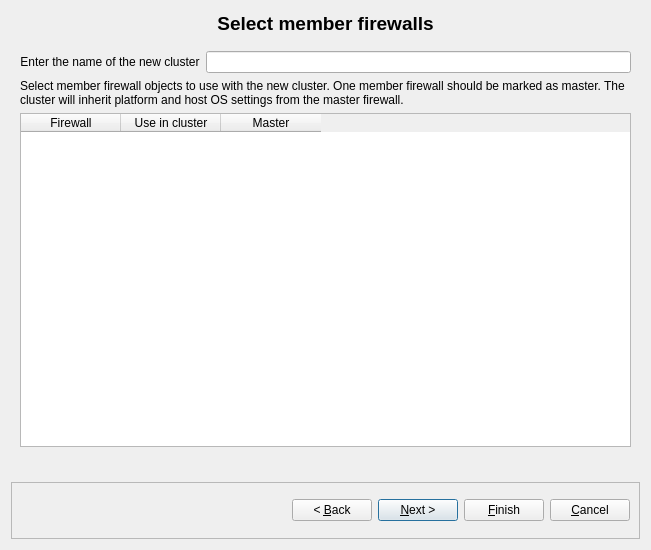
<?xml version="1.0" encoding="UTF-8"?>
<ui version="4.0">
 <class>newClusterDialog_q</class>
 <widget class="QDialog" name="newClusterDialog_q">
  <property name="windowModality">
   <enum>Qt::WindowModality::WindowModal</enum>
  </property>
  <property name="geometry">
   <rect>
    <x>0</x>
    <y>0</y>
    <width>651</width>
    <height>550</height>
   </rect>
  </property>
  <property name="windowTitle">
   <string>Create New Cluster</string>
  </property>
  <layout class="QGridLayout">
   <item row="0" column="0">
    <widget class="QLabel" name="titleLabel">
     <property name="sizePolicy">
      <sizepolicy hsizetype="MinimumExpanding" vsizetype="Fixed">
       <horstretch>0</horstretch>
       <verstretch>0</verstretch>
      </sizepolicy>
     </property>
     <property name="minimumSize">
      <size>
       <width>0</width>
       <height>25</height>
      </size>
     </property>
     <property name="font">
      <font>
       <pointsize>14</pointsize>
       <bold>true</bold>
      </font>
     </property>
     <property name="text">
      <string>Select member firewalls</string>
     </property>
     <property name="alignment">
      <set>Qt::AlignmentFlag::AlignCenter</set>
     </property>
    </widget>
   </item>
   <item row="1" column="0">
    <widget class="QStackedWidget" name="stackedWidget">
     <property name="minimumSize">
      <size>
       <width>500</width>
       <height>380</height>
      </size>
     </property>
     <property name="currentIndex">
      <number>0</number>
     </property>
     <!-- Page 1: Select member firewalls -->
     <widget class="QWidget" name="page_1">
      <layout class="QVBoxLayout" name="verticalLayout">
       <item>
        <layout class="QHBoxLayout" name="horizontalLayout">
         <item>
          <widget class="QLabel" name="label_name">
           <property name="text">
            <string>Enter the name of the new cluster</string>
           </property>
           <property name="alignment">
            <set>Qt::AlignmentFlag::AlignCenter</set>
           </property>
          </widget>
         </item>
         <item>
          <widget class="QLineEdit" name="obj_name">
           <property name="toolTip">
            <string>Name for the new cluster object</string>
           </property>
          </widget>
         </item>
        </layout>
       </item>
       <item>
        <widget class="QLabel" name="label_description">
         <property name="text">
          <string>Select member firewall objects to use with the new cluster. One member firewall should be marked as master. The cluster will inherit platform and host OS settings from the master firewall.</string>
         </property>
         <property name="wordWrap">
          <bool>true</bool>
         </property>
        </widget>
       </item>
       <item>
        <widget class="QTableWidget" name="firewallTable">
         <property name="toolTip">
          <string>Select at least two firewalls and designate one as master</string>
         </property>
         <property name="selectionMode">
          <enum>QAbstractItemView::SelectionMode::NoSelection</enum>
         </property>
         <property name="selectionBehavior">
          <enum>QAbstractItemView::SelectionBehavior::SelectRows</enum>
         </property>
         <property name="sortingEnabled">
          <bool>true</bool>
         </property>
         <property name="columnCount">
          <number>3</number>
         </property>
         <column>
          <property name="text">
           <string>Firewall</string>
          </property>
          <property name="toolTip">
           <string>Name of the firewall object</string>
          </property>
         </column>
         <column>
          <property name="text">
           <string>Use in cluster</string>
          </property>
          <property name="toolTip">
           <string>Check to include this firewall as a cluster member</string>
          </property>
         </column>
         <column>
          <property name="text">
           <string>Master</string>
          </property>
          <property name="toolTip">
           <string>Select which firewall should be the master. The cluster inherits platform and host OS from the master.</string>
          </property>
         </column>
        </widget>
       </item>
       <item>
        <widget class="QLabel" name="validationLabel">
         <property name="text">
          <string/>
         </property>
         <property name="wordWrap">
          <bool>true</bool>
         </property>
         <property name="styleSheet">
          <string>color: red;</string>
         </property>
        </widget>
       </item>
      </layout>
     </widget>
     <!-- Page 2: Summary -->
     <widget class="QWidget" name="page_2">
      <layout class="QVBoxLayout" name="verticalLayout_2">
       <item>
        <widget class="QLabel" name="label_summary_heading">
         <property name="sizePolicy">
          <sizepolicy hsizetype="Preferred" vsizetype="Maximum">
           <horstretch>0</horstretch>
           <verstretch>0</verstretch>
          </sizepolicy>
         </property>
         <property name="font">
          <font>
           <bold>true</bold>
          </font>
         </property>
         <property name="text">
          <string>Cluster summary:</string>
         </property>
        </widget>
       </item>
       <item>
        <widget class="QLabel" name="clusterName">
         <property name="text">
          <string>Name: </string>
         </property>
        </widget>
       </item>
       <item>
        <widget class="QGroupBox" name="groupBox">
         <property name="sizePolicy">
          <sizepolicy hsizetype="Preferred" vsizetype="Fixed">
           <horstretch>0</horstretch>
           <verstretch>0</verstretch>
          </sizepolicy>
         </property>
         <property name="minimumSize">
          <size>
           <width>0</width>
           <height>120</height>
          </size>
         </property>
         <property name="maximumSize">
          <size>
           <width>16777215</width>
           <height>150</height>
          </size>
         </property>
         <property name="title">
          <string>Firewalls used in this cluster</string>
         </property>
         <layout class="QVBoxLayout" name="verticalLayout_3">
          <item>
           <widget class="QLabel" name="firewallsList">
            <property name="font">
             <font>
              <family>monospace</family>
             </font>
            </property>
            <property name="text">
             <string/>
            </property>
           </widget>
          </item>
          <item>
           <spacer name="verticalSpacer_1">
            <property name="orientation">
             <enum>Qt::Orientation::Vertical</enum>
            </property>
            <property name="sizeHint" stdset="0">
             <size>
              <width>20</width>
              <height>40</height>
             </size>
            </property>
           </spacer>
          </item>
         </layout>
        </widget>
       </item>
       <item>
        <widget class="QLabel" name="masterLabel">
         <property name="sizePolicy">
          <sizepolicy hsizetype="Preferred" vsizetype="Maximum">
           <horstretch>0</horstretch>
           <verstretch>0</verstretch>
          </sizepolicy>
         </property>
         <property name="text">
          <string>Master firewall: </string>
         </property>
        </widget>
       </item>
       <item>
        <widget class="QLabel" name="platformLabel">
         <property name="sizePolicy">
          <sizepolicy hsizetype="Preferred" vsizetype="Maximum">
           <horstretch>0</horstretch>
           <verstretch>0</verstretch>
          </sizepolicy>
         </property>
         <property name="text">
          <string>Platform: </string>
         </property>
        </widget>
       </item>
       <item>
        <widget class="QLabel" name="hostOSLabel">
         <property name="sizePolicy">
          <sizepolicy hsizetype="Preferred" vsizetype="Maximum">
           <horstretch>0</horstretch>
           <verstretch>0</verstretch>
          </sizepolicy>
         </property>
         <property name="text">
          <string>Host OS: </string>
         </property>
        </widget>
       </item>
       <item>
        <spacer name="verticalSpacer_2">
         <property name="orientation">
          <enum>Qt::Orientation::Vertical</enum>
         </property>
         <property name="sizeHint" stdset="0">
          <size>
           <width>20</width>
           <height>40</height>
          </size>
         </property>
        </spacer>
       </item>
       <item>
        <widget class="QLabel" name="label_finish_hint">
         <property name="sizePolicy">
          <sizepolicy hsizetype="Preferred" vsizetype="Maximum">
           <horstretch>0</horstretch>
           <verstretch>0</verstretch>
          </sizepolicy>
         </property>
         <property name="text">
          <string>Click Finish to create this cluster.</string>
         </property>
        </widget>
       </item>
      </layout>
     </widget>
    </widget>
   </item>
   <item row="2" column="0">
    <widget class="QFrame" name="frame">
     <property name="sizePolicy">
      <sizepolicy hsizetype="MinimumExpanding" vsizetype="Fixed">
       <horstretch>1</horstretch>
       <verstretch>0</verstretch>
      </sizepolicy>
     </property>
     <property name="minimumSize">
      <size>
       <width>400</width>
       <height>50</height>
      </size>
     </property>
     <property name="frameShape">
      <enum>QFrame::Shape::StyledPanel</enum>
     </property>
     <property name="frameShadow">
      <enum>QFrame::Shadow::Raised</enum>
     </property>
     <layout class="QHBoxLayout">
      <item>
       <spacer>
        <property name="orientation">
         <enum>Qt::Orientation::Horizontal</enum>
        </property>
        <property name="sizeHint" stdset="0">
         <size>
          <width>161</width>
          <height>37</height>
         </size>
        </property>
       </spacer>
      </item>
      <item>
       <widget class="QPushButton" name="backButton">
        <property name="text">
         <string>&lt; &amp;Back</string>
        </property>
        <property name="autoDefault">
         <bool>false</bool>
        </property>
       </widget>
      </item>
      <item>
       <widget class="QPushButton" name="nextButton">
        <property name="text">
         <string>&amp;Next &gt;</string>
        </property>
        <property name="default">
         <bool>true</bool>
        </property>
       </widget>
      </item>
      <item>
       <widget class="QPushButton" name="finishButton">
        <property name="text">
         <string>&amp;Finish</string>
        </property>
       </widget>
      </item>
      <item>
       <widget class="QPushButton" name="cancelButton">
        <property name="text">
         <string>&amp;Cancel</string>
        </property>
        <property name="autoDefault">
         <bool>false</bool>
        </property>
       </widget>
      </item>
     </layout>
    </widget>
   </item>
  </layout>
 </widget>
 <resources/>
 <connections/>
</ui>
